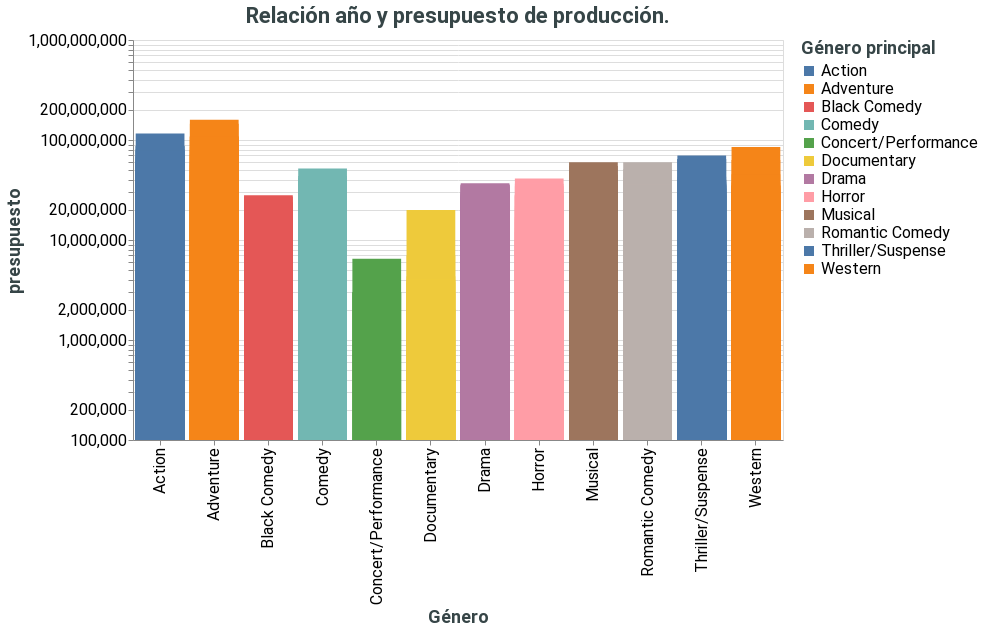

The code cell stored with this chart in its notebook:
### Markdown cell above
## b) Utilizando un selector de slider modifique el gráfico para que permita seleccionar el año de los datos que se desean visualizar.

### Code cell
year_slider = alt.binding_range(min=1969, max=2010, step=1)
slider_selection = alt.selection_single(bind = year_slider,
                                        fields = ['Release_Year'],
                                        name = "Select")

plot = alt.Chart(movies,
                 title = "Relación año y presupuesto de producción."
                 ).mark_bar(point = { "size": 80},
                             strokeWidth = 5,
                             color = "#c67ace").encode(
    x = alt.X('Major_Genre', title = "Género"),
    y = alt.Y('mean(Production_Budget):Q', 
              title = "presupuesto",
              scale = alt.Scale(zero = False, type = "log")),
    color = alt.Color('Major_Genre', 
                      legend = alt.Legend(title = "Género principal")),
    tooltip = ['year(Release_Date):T',
               'min(Production_Budget):Q',
               'mean(Production_Budget):Q',
               'median(Production_Budget):Q',
               'max(Production_Budget):Q']).properties(width=650, height=400
    ).add_selection(
    slider_selection).transform_filter(
    slider_selection).transform_calculate(Release_Year = "year(datum.Release_Date)"
)
                      
plot = plot.configure(
  title = alt.TitleConfig(
    fontSize = 22,
    align = "center",
    color = "#364547"),
  axis = alt.AxisConfig(
    labelFontSize = 16,
    titleFontSize = 18,
    titleColor = "#364547"),
  legend = alt.LegendConfig(
    titleFontSize = 18,
    labelFontSize = 16,
    titleColor = "#364547"),
  font = 'Roboto')

plot

### Figure 1 — Vega-Lite specification as saved in the notebook (floating-point values rounded to 4 significant figures; data arrays with more than 128 entries replaced by an {"elided": "..."} marker saying what was removed)
{"config": {"view": {"continuousWidth": 400, "continuousHeight": 300}, "axis": {"labelFontSize": 16, "titleColor": "#364547", "titleFontSize": 18}, "font": "Roboto", "legend": {"labelFontSize": 16, "titleColor": "#364547", "titleFontSize": 18}, "title": {"align": "center", "color": "#364547", "fontSize": 22}}, "data": {"name": "data-7ceb68dbb3122f1f6489748ab389ed20"}, "mark": {"type": "bar", "color": "#c67ace", "point": {"size": 80}, "strokeWidth": 5}, "encoding": {"color": {"type": "nominal", "field": "Major_Genre", "legend": {"title": "Género principal"}}, "tooltip": [{"type": "temporal", "field": "Release_Date", "timeUnit": "year"}, {"type": "quantitative", "aggregate": "min", "field": "Production_Budget"}, {"type": "quantitative", "aggregate": "mean", "field": "Production_Budget"}, {"type": "quantitative", "aggregate": "median", "field": "Production_Budget"}, {"type": "quantitative", "aggregate": "max", "field": "Production_Budget"}], "x": {"type": "nominal", "field": "Major_Genre", "title": "Género"}, "y": {"type": "quantitative", "aggregate": "mean", "field": "Production_Budget", "scale": {"type": "log", "zero": false}, "title": "presupuesto"}}, "height": 400, "selection": {"Select": {"type": "single", "bind": {"input": "range", "max": 2010, "min": 1969, "step": 1}, "fields": ["Release_Year"]}}, "title": "Relación año y presupuesto de producción.", "transform": [{"filter": {"selection": "Select"}}, {"calculate": "year(datum.Release_Date)", "as": "Release_Year"}], "width": 650, "$schema": "https://vega.github.io/schema/vega-lite/v4.8.1.json", "datasets": {"data-7ceb68dbb3122f1f6489748ab389ed20": {"elided": "2186 records"}}}
